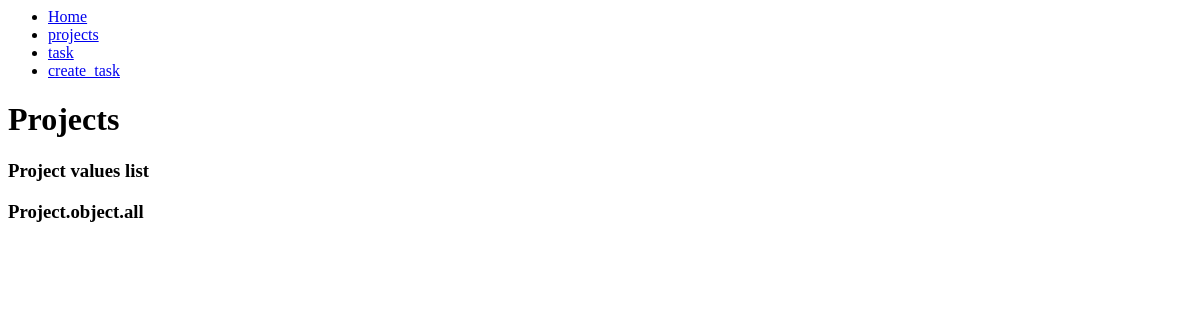
The page /projects/ on the database as committed earlier.
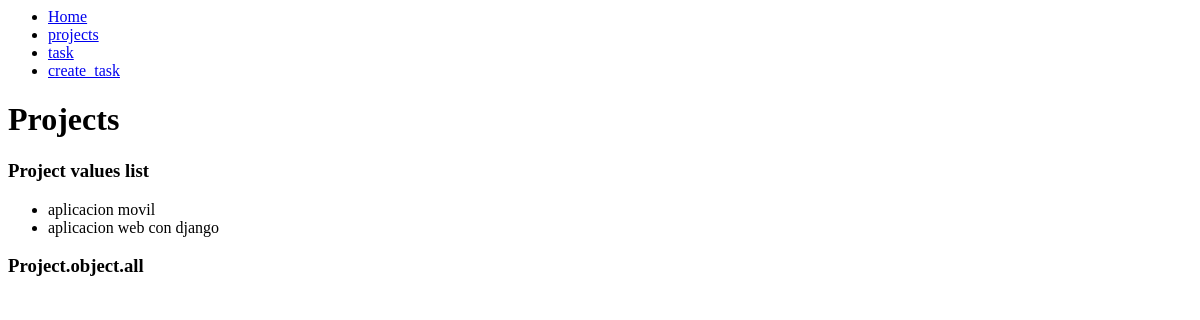
The same page on the database as committed later.
### myapp/models.py (models this page shows, shortened)
class Projects(models.Model):
    name = models.CharField(max_length=200)

### myapp/views.py (the view)
# urls.py: path('projects/', views.projects),
def projects(request):
    projects_list = list(Projects.objects.values())
    projects =  Projects.objects.all()
    return render(request, "projects.html", {
        "projects": projects,
        "project_list": projects_list
    })

### myapp/templates/projects.html
{% extends "base.html" %}
{% block content %}
<h1>Projects</h1>
<h3>Project values list </h3>
<ul>
    {% for item in projects %}
        <li>{{ item.name }}</li>
    {% endfor %}
</ul>
<h3>Project.object.all</h3>
{% endblock %}

Rows that differ between the two databases and show on the page:
added Projects: name "aplicacion movil"
added Projects: name "aplicacion web con django"
